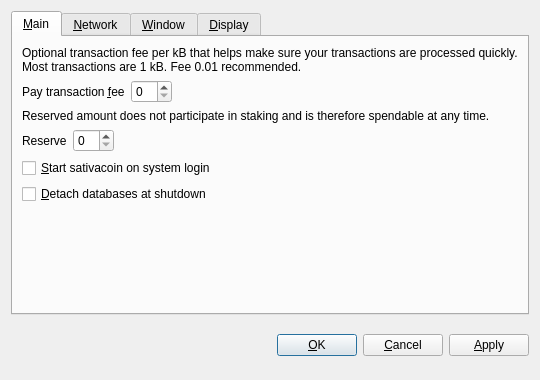
<?xml version="1.0" encoding="UTF-8"?>
<ui version="4.0">
 <class>OptionsDialog</class>
 <widget class="QDialog" name="OptionsDialog">
  <property name="geometry">
   <rect>
    <x>0</x>
    <y>0</y>
    <width>540</width>
    <height>380</height>
   </rect>
  </property>
  <property name="windowTitle">
   <string>Options</string>
  </property>
  <property name="modal">
   <bool>true</bool>
  </property>
  <layout class="QVBoxLayout" name="verticalLayout">
   <item>
    <widget class="QTabWidget" name="tabWidget">
     <property name="tabPosition">
      <enum>QTabWidget::North</enum>
     </property>
     <property name="currentIndex">
      <number>0</number>
     </property>
     <widget class="QWidget" name="tabMain">
      <attribute name="title">
       <string>&amp;Main</string>
      </attribute>
      <layout class="QVBoxLayout" name="verticalLayout_Main">
       <item>
        <widget class="QLabel" name="transactionFeeInfoLabel">
         <property name="text">
          <string>Optional transaction fee per kB that helps make sure your transactions are processed quickly. Most transactions are 1 kB. Fee 0.01 recommended.</string>
         </property>
         <property name="textFormat">
          <enum>Qt::PlainText</enum>
         </property>
         <property name="wordWrap">
          <bool>true</bool>
         </property>
        </widget>
       </item>
       <item>
        <layout class="QHBoxLayout" name="horizontalLayoutFee">
         <item>
          <widget class="QLabel" name="transactionFeeLabel">
           <property name="text">
            <string>Pay transaction &amp;fee</string>
           </property>
           <property name="textFormat">
            <enum>Qt::PlainText</enum>
           </property>
           <property name="buddy">
            <cstring>transactionFee</cstring>
           </property>
          </widget>
         </item>
         <item>
          <widget class="BitcoinAmountField" name="transactionFee"/>
         </item>
         <item>
          <spacer name="horizontalSpacerFee">
           <property name="orientation">
            <enum>Qt::Horizontal</enum>
           </property>
           <property name="sizeHint" stdset="0">
            <size>
             <width>40</width>
             <height>20</height>
            </size>
           </property>
          </spacer>
         </item>
        </layout>
       </item>
       <item>
        <widget class="QLabel" name="reserveBalanceInfoLabel">
         <property name="text">
          <string>Reserved amount does not participate in staking and is therefore spendable at any time.</string>
         </property>
         <property name="textFormat">
          <enum>Qt::PlainText</enum>
         </property>
         <property name="wordWrap">
          <bool>true</bool>
         </property>
        </widget>
       </item>
       <item>
        <layout class="QHBoxLayout" name="horizontalLayoutReserveBalance">
         <item>
          <widget class="QLabel" name="reserveBalanceLabel">
           <property name="text">
            <string>Reserve</string>
           </property>
           <property name="textFormat">
            <enum>Qt::PlainText</enum>
           </property>
           <property name="buddy">
            <cstring>reserveBalance</cstring>
           </property>
          </widget>
         </item>
         <item>
          <widget class="BitcoinAmountField" name="reserveBalance"/>
         </item>
         <item>
          <spacer name="horizontalSpacerReserveBalance">
           <property name="orientation">
            <enum>Qt::Horizontal</enum>
           </property>
           <property name="sizeHint" stdset="0">
            <size>
             <width>40</width>
             <height>20</height>
            </size>
           </property>
          </spacer>
         </item>
        </layout>
       </item>
       <item>
        <widget class="QCheckBox" name="bitcoinAtStartup">
         <property name="toolTip">
          <string>Automatically start sativacoin after logging in to the system.</string>
         </property>
         <property name="text">
          <string>&amp;Start sativacoin on system login</string>
         </property>
        </widget>
       </item>
       <item>
        <widget class="QCheckBox" name="detachDatabases">
         <property name="toolTip">
          <string>Detach block and address databases at shutdown. This means they can be moved to another data directory, but it slows down shutdown. The wallet is always detached.</string>
         </property>
         <property name="text">
          <string>&amp;Detach databases at shutdown</string>
         </property>
        </widget>
       </item>
       <item>
        <spacer name="verticalSpacer_Main">
         <property name="orientation">
          <enum>Qt::Vertical</enum>
         </property>
         <property name="sizeHint" stdset="0">
          <size>
           <width>20</width>
           <height>40</height>
          </size>
         </property>
        </spacer>
       </item>
      </layout>
     </widget>
     <widget class="QWidget" name="tabNetwork">
      <attribute name="title">
       <string>&amp;Network</string>
      </attribute>
      <layout class="QVBoxLayout" name="verticalLayout_Network">
       <item>
        <widget class="QCheckBox" name="mapPortUpnp">
         <property name="toolTip">
          <string>Automatically open the sativacoin client port on the router. This only works when your router supports UPnP and it is enabled.</string>
         </property>
         <property name="text">
          <string>Map port using &amp;UPnP</string>
         </property>
        </widget>
       </item>
       <item>
        <widget class="QCheckBox" name="connectSocks">
         <property name="toolTip">
          <string>Connect to the sativacoin network through a SOCKS proxy (e.g. when connecting through Tor).</string>
         </property>
         <property name="text">
          <string>&amp;Connect through SOCKS proxy:</string>
         </property>
        </widget>
       </item>
       <item>
        <layout class="QHBoxLayout" name="horizontalLayout_Network">
         <item>
          <widget class="QLabel" name="proxyIpLabel">
           <property name="text">
            <string>Proxy &amp;IP:</string>
           </property>
           <property name="textFormat">
            <enum>Qt::PlainText</enum>
           </property>
           <property name="buddy">
            <cstring>proxyIp</cstring>
           </property>
          </widget>
         </item>
         <item>
          <widget class="QValidatedLineEdit" name="proxyIp">
           <property name="maximumSize">
            <size>
             <width>140</width>
             <height>16777215</height>
            </size>
           </property>
           <property name="toolTip">
            <string>IP address of the proxy (e.g. 127.0.0.1)</string>
           </property>
          </widget>
         </item>
         <item>
          <widget class="QLabel" name="proxyPortLabel">
           <property name="text">
            <string>&amp;Port:</string>
           </property>
           <property name="textFormat">
            <enum>Qt::PlainText</enum>
           </property>
           <property name="buddy">
            <cstring>proxyPort</cstring>
           </property>
          </widget>
         </item>
         <item>
          <widget class="QLineEdit" name="proxyPort">
           <property name="maximumSize">
            <size>
             <width>55</width>
             <height>16777215</height>
            </size>
           </property>
           <property name="toolTip">
            <string>Port of the proxy (e.g. 9050)</string>
           </property>
          </widget>
         </item>
         <item>
          <widget class="QLabel" name="socksVersionLabel">
           <property name="text">
            <string>SOCKS &amp;Version:</string>
           </property>
           <property name="textFormat">
            <enum>Qt::PlainText</enum>
           </property>
           <property name="buddy">
            <cstring>socksVersion</cstring>
           </property>
          </widget>
         </item>
         <item>
          <widget class="QValueComboBox" name="socksVersion">
           <property name="toolTip">
            <string>SOCKS version of the proxy (e.g. 5)</string>
           </property>
          </widget>
         </item>
         <item>
          <spacer name="horizontalSpacer_Network">
           <property name="orientation">
            <enum>Qt::Horizontal</enum>
           </property>
           <property name="sizeHint" stdset="0">
            <size>
             <width>40</width>
             <height>20</height>
            </size>
           </property>
          </spacer>
         </item>
        </layout>
       </item>
       <item>
        <spacer name="verticalSpacer_Network">
         <property name="orientation">
          <enum>Qt::Vertical</enum>
         </property>
         <property name="sizeHint" stdset="0">
          <size>
           <width>20</width>
           <height>40</height>
          </size>
         </property>
        </spacer>
       </item>
      </layout>
     </widget>
     <widget class="QWidget" name="tabWindow">
      <attribute name="title">
       <string>&amp;Window</string>
      </attribute>
      <layout class="QVBoxLayout" name="verticalLayout_Window">
       <item>
        <widget class="QCheckBox" name="minimizeToTray">
         <property name="toolTip">
          <string>Show only a tray icon after minimizing the window.</string>
         </property>
         <property name="text">
          <string>&amp;Minimize to the tray instead of the taskbar</string>
         </property>
        </widget>
       </item>
       <item>
        <widget class="QCheckBox" name="minimizeOnClose">
         <property name="toolTip">
          <string>Minimize instead of exit the application when the window is closed. When this option is enabled, the application will be closed only after selecting Quit in the menu.</string>
         </property>
         <property name="text">
          <string>M&amp;inimize on close</string>
         </property>
        </widget>
       </item>
       <item>
        <spacer name="verticalSpacer_Window">
         <property name="orientation">
          <enum>Qt::Vertical</enum>
         </property>
         <property name="sizeHint" stdset="0">
          <size>
           <width>20</width>
           <height>40</height>
          </size>
         </property>
        </spacer>
       </item>
      </layout>
     </widget>
     <widget class="QWidget" name="tabDisplay">
      <attribute name="title">
       <string>&amp;Display</string>
      </attribute>
      <layout class="QVBoxLayout" name="verticalLayout_Display">
       <item>
        <layout class="QHBoxLayout" name="horizontalLayout_1_Display">
         <item>
          <widget class="QLabel" name="langLabel">
           <property name="text">
            <string>User Interface &amp;language:</string>
           </property>
           <property name="textFormat">
            <enum>Qt::PlainText</enum>
           </property>
           <property name="buddy">
            <cstring>lang</cstring>
           </property>
          </widget>
         </item>
         <item>
          <widget class="QValueComboBox" name="lang">
           <property name="toolTip">
            <string>The user interface language can be set here. This setting will take effect after restarting sativacoin.</string>
           </property>
          </widget>
         </item>
        </layout>
       </item>
       <item>
        <layout class="QHBoxLayout" name="horizontalLayout_2_Display">
         <item>
          <widget class="QLabel" name="unitLabel">
           <property name="text">
            <string>&amp;Unit to show amounts in:</string>
           </property>
           <property name="textFormat">
            <enum>Qt::PlainText</enum>
           </property>
           <property name="buddy">
            <cstring>unit</cstring>
           </property>
          </widget>
         </item>
         <item>
          <widget class="QValueComboBox" name="unit">
           <property name="toolTip">
            <string>Choose the default subdivision unit to show in the interface and when sending coins.</string>
           </property>
          </widget>
         </item>
        </layout>
       </item>
       <item>
        <widget class="QCheckBox" name="displayAddresses">
         <property name="toolTip">
          <string>Whether to show sativacoin addresses in the transaction list or not.</string>
         </property>
         <property name="text">
          <string>&amp;Display addresses in transaction list</string>
         </property>
        </widget>
       </item>
       <item>
        <widget class="QCheckBox" name="coinControlFeatures">
         <property name="toolTip">
          <string>Whether to show coin control features or not.</string>
         </property>
         <property name="text">
          <string>Display coin &amp;control features (experts only!)</string>
         </property>
        </widget>
       </item>
       <item>
        <spacer name="verticalSpacer_Display">
         <property name="orientation">
          <enum>Qt::Vertical</enum>
         </property>
         <property name="sizeHint" stdset="0">
          <size>
           <width>20</width>
           <height>40</height>
          </size>
         </property>
        </spacer>
       </item>
      </layout>
     </widget>
    </widget>
   </item>
   <item>
    <layout class="QHBoxLayout" name="horizontalLayout_Buttons">
     <item>
      <spacer name="horizontalSpacer_1">
       <property name="orientation">
        <enum>Qt::Horizontal</enum>
       </property>
       <property name="sizeHint" stdset="0">
        <size>
         <width>40</width>
         <height>48</height>
        </size>
       </property>
      </spacer>
     </item>
     <item>
      <widget class="QLabel" name="statusLabel">
       <property name="font">
        <font>
         <weight>75</weight>
         <bold>true</bold>
        </font>
       </property>
       <property name="text">
        <string/>
       </property>
       <property name="textFormat">
        <enum>Qt::PlainText</enum>
       </property>
       <property name="wordWrap">
        <bool>true</bool>
       </property>
      </widget>
     </item>
     <item>
      <spacer name="horizontalSpacer_2">
       <property name="orientation">
        <enum>Qt::Horizontal</enum>
       </property>
       <property name="sizeHint" stdset="0">
        <size>
         <width>40</width>
         <height>48</height>
        </size>
       </property>
      </spacer>
     </item>
     <item>
      <widget class="QPushButton" name="okButton">
       <property name="text">
        <string>&amp;OK</string>
       </property>
      </widget>
     </item>
     <item>
      <widget class="QPushButton" name="cancelButton">
       <property name="text">
        <string>&amp;Cancel</string>
       </property>
       <property name="autoDefault">
        <bool>false</bool>
       </property>
      </widget>
     </item>
     <item>
      <widget class="QPushButton" name="applyButton">
       <property name="text">
        <string>&amp;Apply</string>
       </property>
       <property name="autoDefault">
        <bool>false</bool>
       </property>
      </widget>
     </item>
    </layout>
   </item>
  </layout>
 </widget>
 <customwidgets>
  <customwidget>
   <class>BitcoinAmountField</class>
   <extends>QSpinBox</extends>
   <header>bitcoinamountfield.h</header>
  </customwidget>
  <customwidget>
   <class>QValueComboBox</class>
   <extends>QComboBox</extends>
   <header>qvaluecombobox.h</header>
  </customwidget>
  <customwidget>
   <class>QValidatedLineEdit</class>
   <extends>QLineEdit</extends>
   <header>qvalidatedlineedit.h</header>
  </customwidget>
 </customwidgets>
 <resources/>
 <connections/>
</ui>
